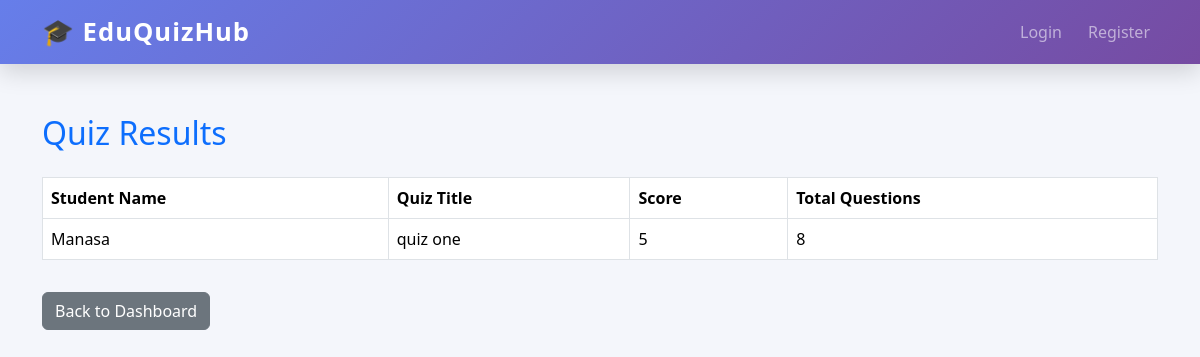
The page /admin/view-results/1 on the database its author committed.
### tables this page shows
CREATE TABLE attempts (
    id INTEGER PRIMARY KEY AUTOINCREMENT,
    student_id INTEGER NOT NULL,
    quiz_id INTEGER NOT NULL,
    score INTEGER,
    total_questions INTEGER,
    FOREIGN KEY (student_id) REFERENCES users(id),
    FOREIGN KEY (quiz_id) REFERENCES quizzes(id)
);

CREATE TABLE users (
    id INTEGER PRIMARY KEY AUTOINCREMENT,
    name TEXT NOT NULL,
    email TEXT UNIQUE NOT NULL,
    password TEXT NOT NULL,
    role TEXT NOT NULL
);

CREATE TABLE quizzes (
    id INTEGER PRIMARY KEY AUTOINCREMENT,
    module_id INTEGER NOT NULL,
    title TEXT NOT NULL,
    time_limit INTEGER,
    is_active INTEGER DEFAULT 0,
    FOREIGN KEY (module_id) REFERENCES modules(id)
);

### app.py (the view)
@app.route("/admin/view-results/<int:quiz_id>")
def view_results(quiz_id):
    conn = get_db_connection()
    quiz = conn.execute(
        "SELECT * FROM quizzes WHERE id = ?",
        (quiz_id,)
    ).fetchone()
    results = conn.execute("""
        SELECT
            u.name AS student_name,
            q.title AS quiz_title,
            a.score,
            a.total_questions
        FROM attempts a
        JOIN users u ON a.student_id = u.id
        JOIN quizzes q ON a.quiz_id = q.id
        WHERE a.quiz_id = ?
    """, (quiz_id,)).fetchall()
    conn.close()
    return render_template(
        "admin_results.html",
        results=results,
        quiz=quiz
    )

### app.py (called while the page is built)
def get_db_connection():
    conn = sqlite3.connect("database.db")
    conn.row_factory = sqlite3.Row
    return conn

### templates/admin_results.html (shortened to what this page needs)
{% extends "base.html" %}
{% block content %}
<h2 class="mb-4">Quiz Results</h2>
{% if results %}
<table class="table table-bordered">
    <thead>
        <tr>
            <th>Student Name</th>
            <th>Quiz Title</th>
            <th>Score</th>
            <th>Total Questions</th>
        </tr>
    </thead>
    <tbody>
        {% for result in results %}
        <tr>
            <td>{{ result.student_name }}</td>
            <td>{{ result.quiz_title }}</td>
            <td>{{ result.score }}</td>
            <td>{{ result.total_questions }}</td>
        </tr>
        {% endfor %}
    </tbody>
</table>
{% else %}
<p>No results found.</p>
{% endif %}
<a href="{{ url_for('admin_dashboard') }}" class="btn btn-secondary mt-3">
    Back to Dashboard
</a>
{% endblock %}

### static/css/style.css (style rules this page uses)
body { background-color: #f8f9fa; }
h1, h2, h3 { color: #0d6efd; }

### templates/base.html (style rules this page uses)
body { background: #f4f6fb; font-family: "Segoe UI", sans-serif; }

### rows shown on the page
attempts: student_name "Manasa", quiz_title "quiz one", score "5", total_questions "8"
